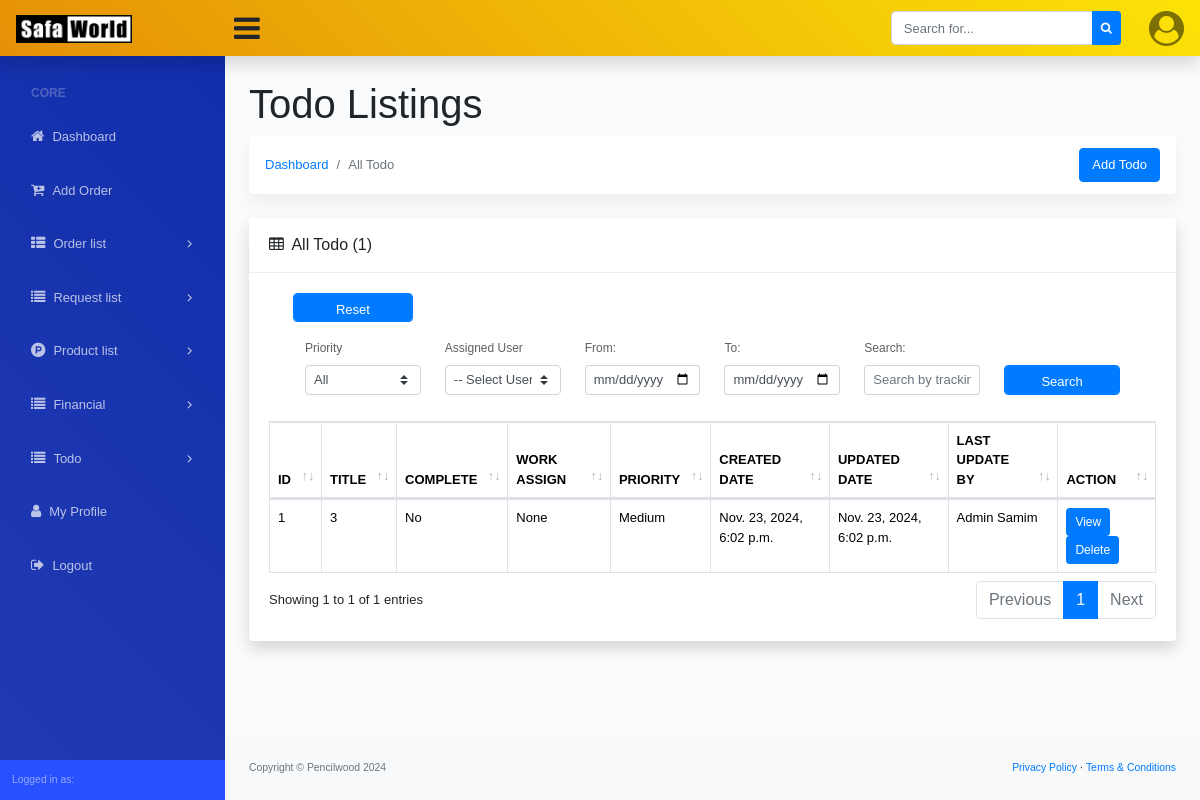
/todos/, run on an earlier commit of the app's database.
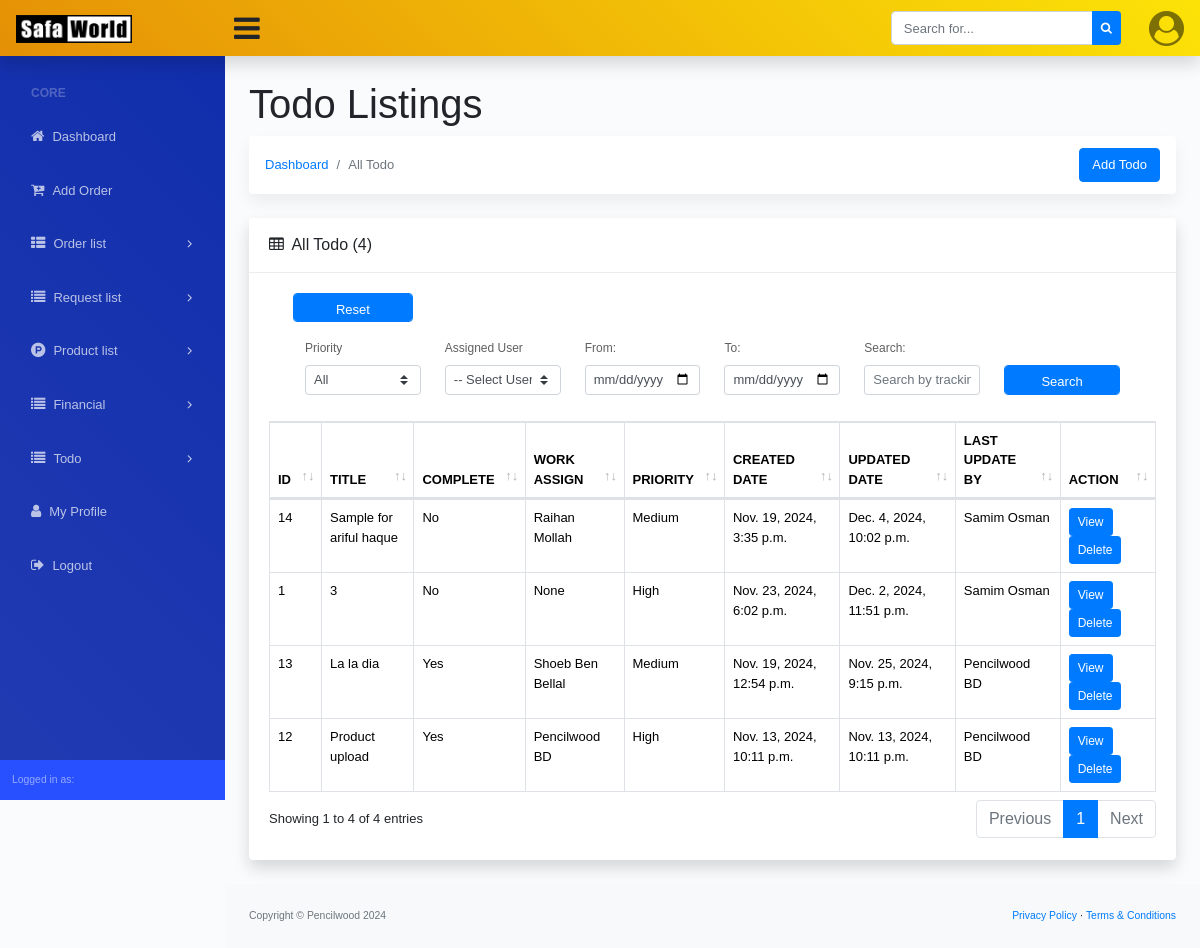
And on a later commit of the database.
### dashboard/models.py (models this page shows, shortened)
class Todo(models.Model):
    PRIORITY_CHOICES = (
        ('Low', 'Low'),
        ('Medium', 'Medium'),
        ('High', 'High'),
    )
    title = models.CharField(max_length=255)
    priority = models.CharField(max_length=10, choices=PRIORITY_CHOICES, default='Medium')
    details = models.TextField(blank=True, null=True)
    work_assign = models.ForeignKey(Custom_User, on_delete=models.DO_NOTHING, blank=True, null=True, related_name='todo_assign')
    is_complete = models.BooleanField(default=False)
    create_date = models.DateTimeField(auto_now_add=True)
    update_date = models.DateTimeField(auto_now=True)
    last_update_user = models.ForeignKey(Custom_User, on_delete=models.DO_NOTHING, blank=True, null=True, related_name='todo_last_update_user')
    class Meta:
        ordering = ['-update_date']

### account/models.py (models this page shows)
class Custom_User(AbstractUser):
    USER_TYPE = (
        ('Admin', 'Admin'),
        ('Staff', 'Staff'),
        ('Factory Staff', 'Factory Staff'),
    )
    user_type = models.CharField(max_length=20, choices=USER_TYPE, blank=True, null=True)
    email = models.EmailField(("email address"), blank=True, unique=True)
    phone_number = models.CharField(max_length=14, blank=True, null=True)
    profile_picture = models.ImageField(upload_to='profile-picture/', blank=True, null=True)
    USERNAME_FIELD = "email"
    REQUIRED_FIELDS = ["username"]
    def __str__(self) -> str:
        return f'{self.first_name} {self.last_name}' if self.first_name else f'{self.username} | {self.email}'

### dashboard/views.py (the view, shortened to what this page needs)
# urls.py: path('todos/', TodoListView.as_view(), name='todo_list'),
class TodoListView(ListView):
    model = Todo
    template_name = 'todo/todo_list.html'
    context_object_name = 'todos'
    paginate_by = 15
    def get_queryset(self):
        queryset = super().get_queryset()
        priority = self.request.GET.get('priority')
        is_complete = self.request.GET.get('is_complete')
        start_date = self.request.GET.get('start_date')
        end_date = self.request.GET.get('end_date')
        search_query = self.request.GET.get('search')
        work_assign = self.request.GET.get('work_assign')
        if priority and priority != 'All':
            queryset = queryset.filter(priority=priority)
        if is_complete:
            queryset = queryset.filter(is_complete=is_complete)
        if start_date:
            start_date = parse_date(start_date)
            queryset = queryset.filter(create_date__gte=start_date)
        if end_date:
            end_date = parse_date(end_date)
            queryset = queryset.filter(create_date__lte=end_date)
        if work_assign:
            queryset = queryset.filter(work_assign_id=work_assign)
        return queryset
    def get_context_data(self, **kwargs):
        context = super().get_context_data(**kwargs)
        context['form'] = TodoForm()
        context['work_assign_choices'] = Custom_User.objects.all()
        return context

### dashboard/context_processor.py (called while the page is built)
def website_settings(request):
    website_setting = Site_Settings.objects.all().first()
    return {'website_setting': website_setting}

### templates/todo/todo_list.html (shortened to what the changed rows need)
{% extends '../base.html' %}
{% block dashboard_body %}
<main>
    <div class="container-fluid">
        <h1 class="mt-4">Todo Listings</h1>
        <div class="row">
            <div class="col-xl-12">
                <div class="card mb-4">
                    <div class="card-header">
                        <i class="fa fa-table mr-1"></i>
                        All Todo ({{page_obj.paginator.count}})
                    </div>
                    <div class="card-body">
                        <div class="table-responsive">
                            <div id="dataTable_wrapper" class="dataTables_wrapper dt-bootstrap4 no-footer">
                                <div class="row">
                                    <div class="col-sm-12">
                                        <table class="table table-bordered dataTable no-footer" id="dataTable"
                                            width="100%" cellspacing="0" role="grid" aria-describedby="dataTable_info"
                                            style="width: 100%;">
                                            <thead>
                                                <tr class="text-uppercase" role="row">
                                                    <th class="sorting" tabindex="0" aria-controls="dataTable"
                                                        rowspan="1" colspan="1"
                                                        aria-label="ID: activate to sort column ascending"
                                                        style="width: fixed;">ID</th>
                                                    <th class="sorting" tabindex="0" aria-controls="dataTable"
                                                        rowspan="1" colspan="1"
                                                        aria-label="Title: activate to sort column ascending">Title
                                                    </th>
                                                    <th class=" sorting" tabindex="0" aria-controls="dataTable"
                                                        rowspan="1" colspan="1"
                                                        aria-label="Complete: activate to sort column ascending">Complete
                                                    </th>
                                                    <th class=" sorting" tabindex="0" aria-controls="dataTable"
                                                        rowspan="1" colspan="1"
                                                        aria-label="Work Assign: activate to sort column ascending">Work Assign
                                                    </th>
                                                    <th class=" sorting" tabindex="0" aria-controls="dataTable"
                                                        rowspan="1" colspan="1"
                                                        aria-label="Priority: activate to sort column ascending">Priority
                                                    </th>
                                                    <th class=" sorting" tabindex="0" aria-controls="dataTable"
                                                        rowspan="1" colspan="1"
                                                        aria-label="Created Date: activate to sort column ascending">
                                                        Created Date</th>
                                                    <th class=" sorting" tabindex="0" aria-controls="dataTable"
                                                        rowspan="1" colspan="1"
                                                        aria-label="Updated Date: activate to sort column ascending">
                                                        Updated Date</th>
                                                    <th class=" sorting" tabindex="0" aria-controls="dataTable"
                                                        rowspan="1" colspan="1"
                                                        aria-label="Last Update By: activate to sort column ascending">
                                                        Last Update By</th>
                                                    <th class="sorting" tabindex="0" aria-controls="dataTable"
                                                        rowspan="1" colspan="1"
                                                        aria-label="Action: activate to sort column ascending">Action
                                                    </th>
                                                </tr>
                                            </thead>
                                            <tbody id="todo-list">
                                                {% if todos %}
                                                {% for todo in todos %}
                                                <tr role="row" class="odd">
                                                    <td>
                                                        {{todo.id}}
                                                    </td>
                                                    <td>
                                                        {{todo.title}}
                                                    </td>
                                                    <td>
                                                        {%if todo.is_complete == True %}
                                                        Yes
                                                        {% else %}
                                                        No
                                                        {% endif %}
                                                    </td>
                                                    <td>
                                                        {{todo.work_assign}}
                                                    </td>
                                                    <td>
                                                        {{todo.priority}}
                                                    </td>
                                                    <td>
                                                        {{todo.create_date}}
                                                    </td>
                                                    <td>
                                                        {{todo.update_date}}
                                                    </td>
                                                    <td>
                                                        {{todo.last_update_user}}
                                                    </td>
                                                    <td>
                                                        <a href="{% url 'todo_update' todo.id %}"
                                                            class="btn btn-primary btn-sm">
                                                            View
                                                        </a>
                                                        <a href="{% url 'todo_delete' todo.id %}" class="btn btn-primary btn-sm">
                                                            Delete
                                                        </a>
                                                    </td>
                                                </tr>
                                                {% endfor %}
                                                {% else %}
                                                <tr class="row" class="odd">
                                                    <td style="text-align: center; padding: auto;">
                                                        Not Found
                                                    </td>
                                                </tr>
                                                {% endif %}
                                            </tbody>
                                        </table>
                                    </div>
                                </div>
                                <div class="row">
                                    <div class="col-sm-12 col-md-5">
                                        <div class="dataTables_info" id="dataTable_info" role="status"
                                            aria-live="polite">
                                            Showing {{page_obj.start_index}} to {{page_obj.end_index}} of
                                            {{page_obj.paginator.count}} entries
                                        </div>
                                    </div>
                                    <div class="col-sm-12 col-md-7">
                                        <div class="dataTables_paginate paging_simple_numbers" id="dataTable_paginate">
                                            <ul class="pagination">
                                                {% for num in page_obj.paginator.page_range %}
                                                {% if page_obj.number == num %}
                                                <li class="paginate_button page-item active">
                                                    <a href="#" class="page-link">{{ num }}</a>
                                                </li>
                                                {% endif %}
                                                {% endfor %}
                                            </ul>
                                        </div>
                                    </div>
                                </div>
                            </div>
                        </div>
                    </div>
                </div>
            </div>
        </div>
    </div>
</main>
{% endblock dashboard_body %}

What changed in the data, as far as the page shows it:
added Todo: id "14", title "Sample for ariful haque", is_complete "No", work_assign "Raihan Mollah", priority "Medium", create_date "Nov. 19, 2024, 3:35 p.m.", update_date "Dec. 4, 2024, 10:02 p.m.", last_update_user "Samim Osman"
changed Todo "None": priority "Medium" → "High"; update_date "Nov. 23, 2024, 6:02 p.m." → "Dec. 2, 2024, 11:51 p.m."; last_update_user "Admin Samim" → "Samim Osman"
added Todo: id "13", title "La la dia", is_complete "Yes", work_assign "Shoeb Ben Bellal", priority "Medium", create_date "Nov. 19, 2024, 12:54 p.m.", update_date "Nov. 25, 2024, 9:15 p.m.", last_update_user "Pencilwood BD"
added Todo: id "12", title "Product upload", is_complete "Yes", work_assign "Pencilwood BD", priority "High", create_date "Nov. 13, 2024, 10:11 p.m.", update_date "Nov. 13, 2024, 10:11 p.m.", last_update_user "Pencilwood BD"
Also different on the page:
{{ page_obj.paginator.count }}: "1" → "4"
{{ page_obj.end_index }}: "1" → "4"
